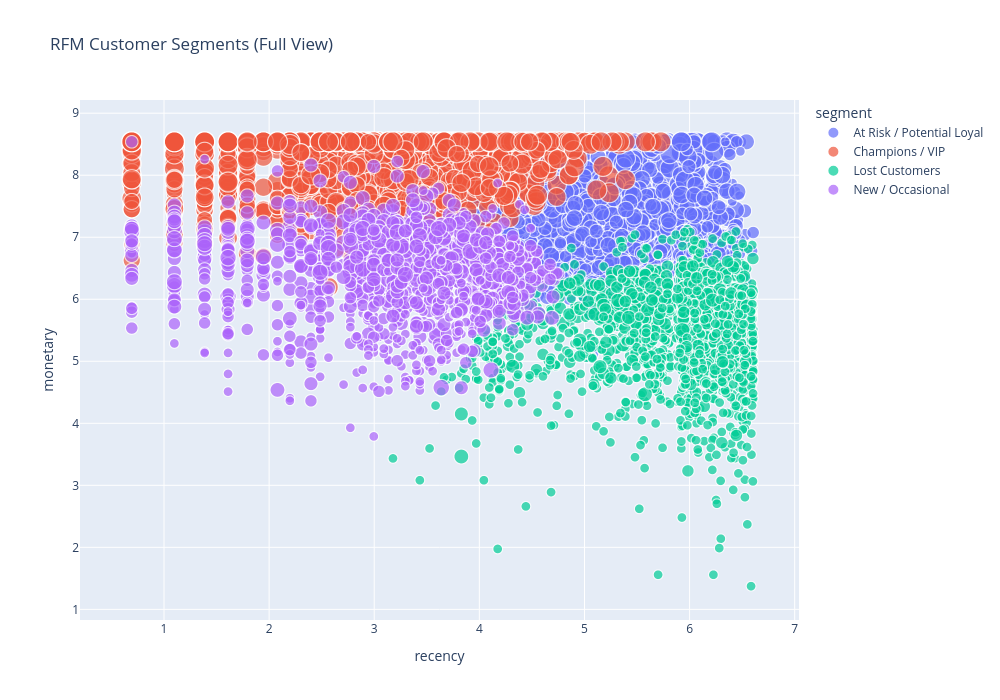

Source (notebook cell):
### Code cell
import plotly.express as px

fig = px.scatter(
    rfm,
    x='recency',
    y='monetary',
    size='frequency',
    color='segment',
    hover_data=['recency', 'frequency', 'monetary'],
    title="RFM Customer Segments (Full View)"
)

fig.update_layout(
    width=1000,
    height=700
)

fig.show()

### Figure 1 — Plotly figure (JSON) as saved in the notebook; plotly's stock layout.template omitted (floating-point values rounded to 4 significant figures; data arrays with more than 128 entries replaced by an {"elided": "..."} marker saying what was removed)
{"data": [{"customdata": {"elided": "1449x1 float values"}, "hovertemplate": "segment=At Risk / Potential Loyal<br>recency=%{x}<br>monetary=%{y}<br>frequency=%{customdata[0]}<extra></extra>", "legendgroup": "At Risk / Potential Loyal", "marker": {"color": "#636efa", "size": {"elided": "1449 float values"}, "sizemode": "area", "sizeref": 0.007083, "symbol": "circle"}, "mode": "markers", "name": "At Risk / Potential Loyal", "showlegend": true, "type": "scattergl", "x": {"elided": "1449 float values"}, "xaxis": "x", "y": {"elided": "1449 float values"}, "yaxis": "y"}, {"customdata": {"elided": "1444x1 float values"}, "hovertemplate": "segment=Champions / VIP<br>recency=%{x}<br>monetary=%{y}<br>frequency=%{customdata[0]}<extra></extra>", "legendgroup": "Champions / VIP", "marker": {"color": "#EF553B", "size": {"elided": "1444 float values"}, "sizemode": "area", "sizeref": 0.007083, "symbol": "circle"}, "mode": "markers", "name": "Champions / VIP", "showlegend": true, "type": "scattergl", "x": {"elided": "1444 float values"}, "xaxis": "x", "y": {"elided": "1444 float values"}, "yaxis": "y"}, {"customdata": {"elided": "1845x1 float values"}, "hovertemplate": "segment=Lost Customers<br>recency=%{x}<br>monetary=%{y}<br>frequency=%{customdata[0]}<extra></extra>", "legendgroup": "Lost Customers", "marker": {"color": "#00cc96", "size": {"elided": "1845 float values"}, "sizemode": "area", "sizeref": 0.007083, "symbol": "circle"}, "mode": "markers", "name": "Lost Customers", "showlegend": true, "type": "scattergl", "x": {"elided": "1845 float values"}, "xaxis": "x", "y": {"elided": "1845 float values"}, "yaxis": "y"}, {"customdata": {"elided": "1140x1 float values"}, "hovertemplate": "segment=New / Occasional<br>recency=%{x}<br>monetary=%{y}<br>frequency=%{customdata[0]}<extra></extra>", "legendgroup": "New / Occasional", "marker": {"color": "#ab63fa", "size": {"elided": "1140 float values"}, "sizemode": "area", "sizeref": 0.007083, "symbol": "circle"}, "mode": "markers", "name": "New / Occasional", "showlegend": true, "type": "scattergl", "x": {"elided": "1140 float values"}, "xaxis": "x", "y": {"elided": "1140 float values"}, "yaxis": "y"}], "layout": {"height": 700, "legend": {"itemsizing": "constant", "title": {"text": "segment"}, "tracegroupgap": 0}, "title": {"text": "RFM Customer Segments (Full View)"}, "width": 1000, "xaxis": {"anchor": "y", "domain": [0, 1], "title": {"text": "recency"}}, "yaxis": {"anchor": "x", "domain": [0, 1], "title": {"text": "monetary"}}}}
